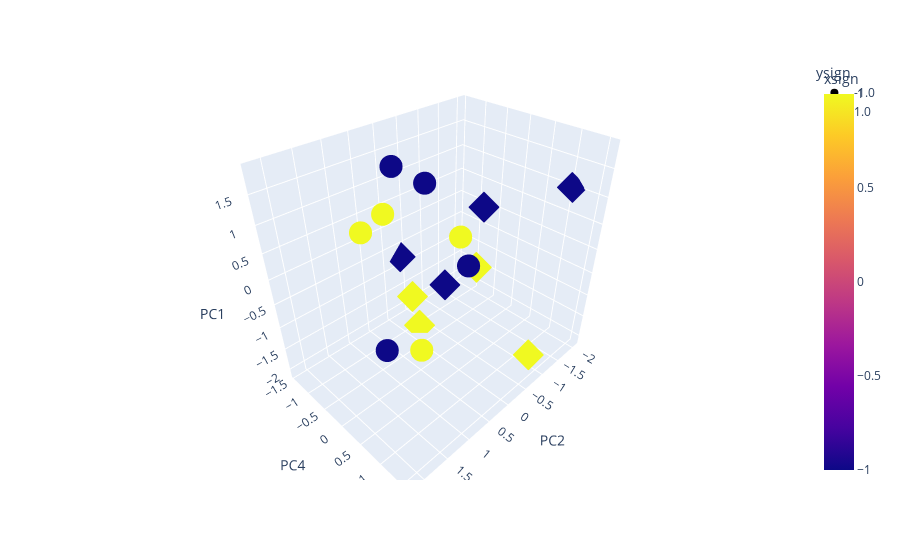

Write notebook code for a chart like this one.
### Code cell
mean_X_trans=[op[0] for op in all_neuralX_withinPCA]
for jsub,subid in enumerate(subid_list[27:28]):
    print(subid)
    transdf = pd.DataFrame(np.concatenate([stim_fs,mean_X_trans[jsub]],axis=1),
                columns=Bcol+Acol).assign(subid=subid)
#     #X_transdfs.append(transdf)

#X_transdf = pd.concat(X_transdfs)
X_transdf = transdf
sub_type_dict = {'l':{1:'nonLearner',0:'Learner'},
                    'g':{1:'nonGeneralizer',0:'Generalizer'}}
X_transdf['subtype'] = X_transdf['subid'].apply(
                lambda x: f"{sub_type_dict['g'][int(x in nongeneralizers)]}" #{sub_type_dict['l'][int(x in nonlearners)]} - 
            )
X_transdf["xsign"] = np.sign(X_transdf["x"])
X_transdf["ysign"] = np.sign(X_transdf["y"])
X_transdf["xdist"] = np.abs(X_transdf["x"])
X_transdf["ydist"] = np.abs(X_transdf["y"])

# fig,axes = plt.subplots(1,3,figsize=(16,4))
# sns.move_legend(sns.scatterplot(X_transdf,x="PC1",y="PC4",hue="xsign",style="ysign",palette="Set1",ax=axes[0]),
#                 loc="upper center",bbox_to_anchor=(1,1.2),ncol=12)
# sns.move_legend(sns.scatterplot(X_transdf,x="x",y="PC2",style="y",ax=axes[1]),
#                 loc="upper center",bbox_to_anchor=(0.5,1.2),ncol=5)
# axes[1].legend().remove()
# sns.move_legend(sns.scatterplot(X_transdf,x="y",y="PC6",hue="x",palette="Set1",ax=axes[2]),
#                 loc="upper center",bbox_to_anchor=(0.5,1.2),ncol=5)
# axes[2].legend().remove()
#fig.tight_layout()

import plotly.express as px
fig = px.scatter_3d(X_transdf, x='PC1', y='PC2', z='PC3',
              color='xsign',symbol="ysign")
fig.show()

### Figure 1 — Plotly figure (JSON) as saved in the notebook; plotly's stock layout.template omitted (floating-point values rounded to 4 significant figures)
{"data": [{"hovertemplate": "ysign=-1.0<br>PC2=%{x}<br>PC4=%{y}<br>PC1=%{z}<br>xsign=%{marker.color}<extra></extra>", "legendgroup": "-1.0", "marker": {"color": [-1, -1, -1, -1, 1, 1, 1, 1], "coloraxis": "coloraxis", "symbol": "circle"}, "mode": "markers", "name": "-1.0", "scene": "scene", "showlegend": true, "type": "scatter3d", "x": [0.725, 2.163, -0.01107, -0.06597, 0.9906, 0.1558, -0.02083, 0.6776], "y": [-0.2567, 1.223, 0.6177, -0.417, 0.5691, -1.267, 0.4232, -1.239], "z": [1.844, 0.284, 0.2079, 1.265, -0.9687, 0.4607, 0.6532, 0.3183]}, {"hovertemplate": "ysign=1.0<br>PC2=%{x}<br>PC4=%{y}<br>PC1=%{z}<br>xsign=%{marker.color}<extra></extra>", "legendgroup": "1.0", "marker": {"color": [-1, -1, -1, -1, 1, 1, 1, 1], "coloraxis": "coloraxis", "symbol": "diamond"}, "mode": "markers", "name": "1.0", "scene": "scene", "showlegend": true, "type": "scatter3d", "x": [-2.047, -0.01088, -0.3412, -1.556, -0.176, -0.5818, -0.2432, 0.3417], "y": [1.065, 0.1033, -1.449, -0.4042, 0.645, 1.567, -0.8349, -0.3455], "z": [1.021, -0.4365, -0.7491, 0.2818, 0.1149, -1.471, -2.083, -0.7424]}], "layout": {"coloraxis": {"colorbar": {"title": {"text": "xsign"}}, "colorscale": [[0, "#0d0887"], [0.1111, "#46039f"], [0.2222, "#7201a8"], [0.3333, "#9c179e"], [0.4444, "#bd3786"], [0.5556, "#d8576b"], [0.6667, "#ed7953"], [0.7778, "#fb9f3a"], [0.8889, "#fdca26"], [1, "#f0f921"]]}, "legend": {"title": {"text": "ysign"}, "tracegroupgap": 0}, "margin": {"t": 60}, "scene": {"domain": {"x": [0, 1], "y": [0, 1]}, "xaxis": {"title": {"text": "PC2"}}, "yaxis": {"title": {"text": "PC4"}}, "zaxis": {"title": {"text": "PC1"}}}}}
